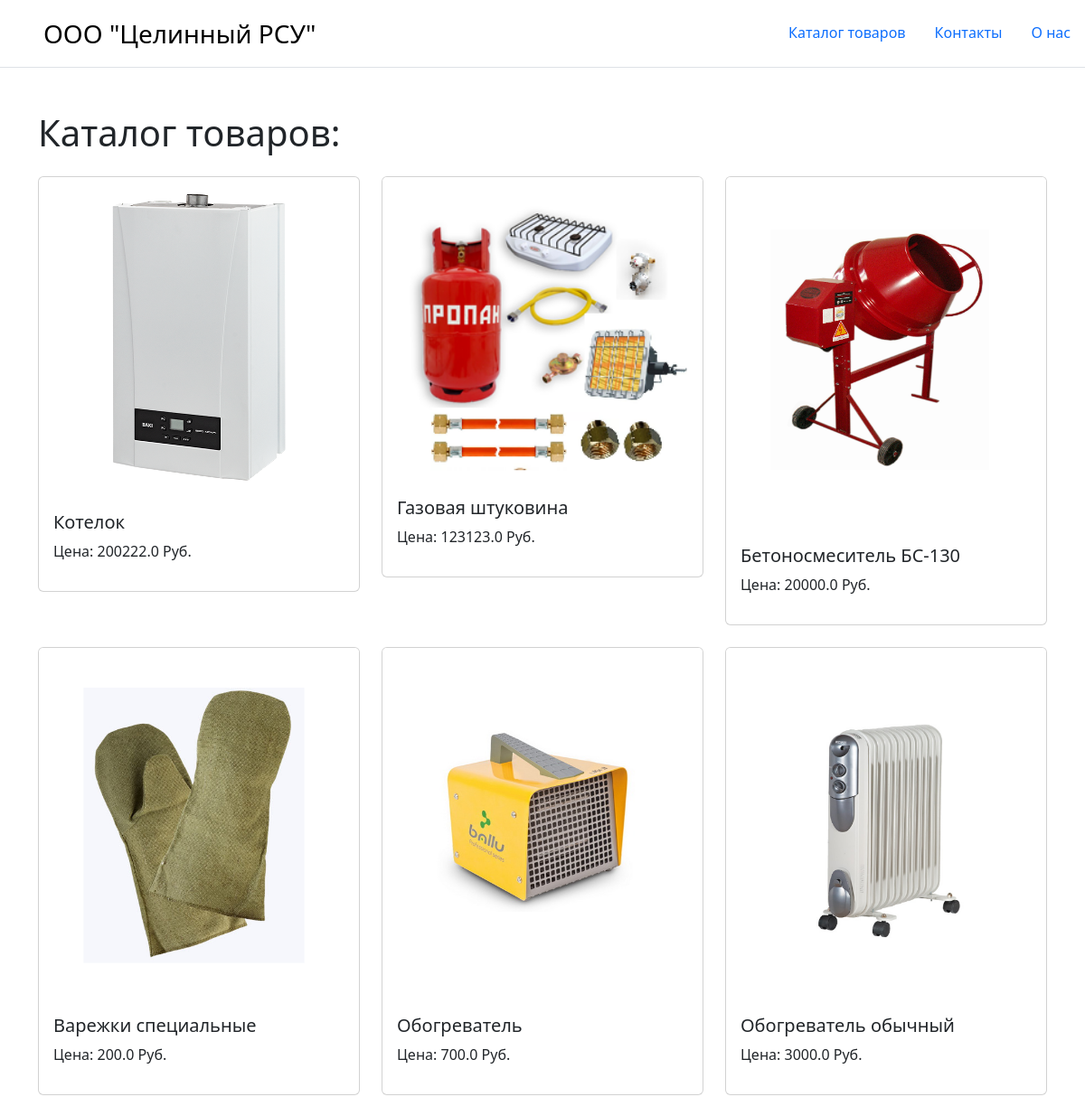
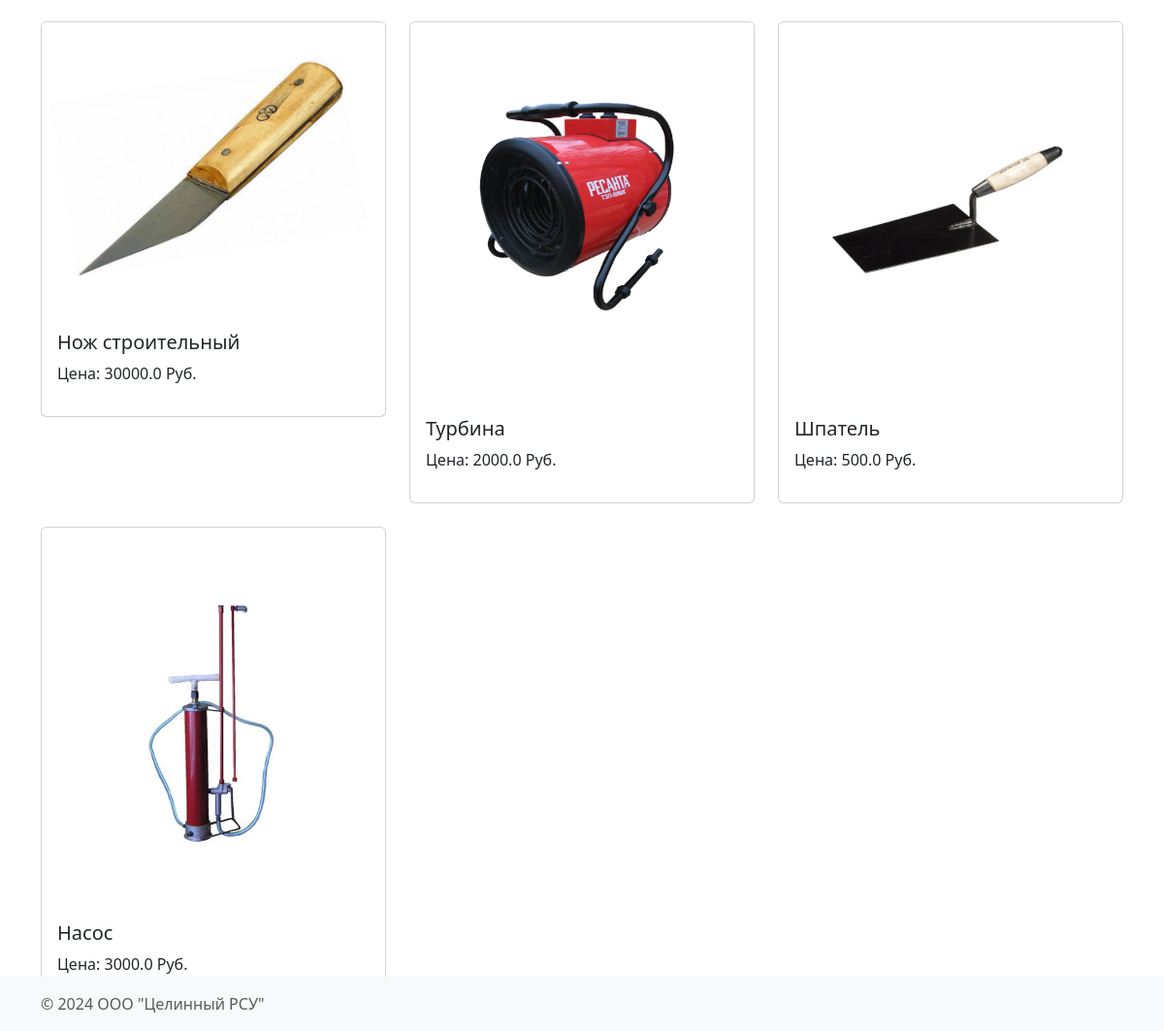
/catalog, run on the app's committed database (2 pictures, top to bottom).
### app.py (models this page shows)
class Product(db.Model):
    id = db.Column(db.Integer, primary_key=True)
    title = db.Column(db.String(100), nullable=False)
    price = db.Column(db.Float, nullable=False)
    description = db.Column(db.Text)
    image_path = db.Column(db.String(255))

### app.py (the view)
@app.route('/catalog')
def catalog():
    products = Product.query.all()
    return render_template('catalog.html', products=products)

### templates/catalog.html (shortened to what this page needs)
{% extends 'index.html' %}
{% block body %}
<body>
    <div class="container">
        <h1 class="mt-5 mb-4">Каталог товаров:</h1>
        <div class="row">
            {% for product in products %}
            <div class="col-md-4 mb-4">
                <div class="card">
                    <img src="{{ url_for('static', filename='images/products/' + product.image_path) }}" class="card-img-top" alt="{{ product.name }}">
                    <div class="card-body">
                        <h5 class="card-title">{{ product.title }}</h5>
                        <p class="card-text">Цена: {{ product.price }} Руб.</p>
                    </div>
                </div>
            </div>
            {% endfor %}
        </div>
    </div>
</body>
{% endblock %}

### templates/index.html (shortened to what this page needs)
<!DOCTYPE html>
<html>
<head>
    <link rel="stylesheet" href="../static/bootstrap-5.3.3-dist/css/bootstrap.min.css">
    <link rel="stylesheet" href="styles.css">
</head>
<body>
    <header class="d-flex flex-wrap justify-content-center py-3 mb-4 border-bottom">
        <a href="/" class="d-flex align-items-center mb-3 mb-md-0 me-md-auto link-body-emphasis text-decoration-none">
          <svg class="bi me-2" width="40" height="32"><use xlink:href="#bootstrap"></use></svg>
          <span class="fs-3">ООО "Целинный РСУ"</span>
        </a>
        <ul class="nav nav-pills">
          <li class="nav-item"><a href="/catalog" class="nav-link">Каталог товаров</a></li>
          <li class="nav-item"><a href="/contact" class="nav-link">Контакты</a></li>
          <li class="nav-item"><a href="/about" class="nav-link">О нас</a></li>
        </ul>
    </header>
    {% block body %}{% endblock %}
    <footer class="footer mt-auto py-3 bg-body-tertiary fixed-bottom">
      <div class="container">
        <span class="text-body-secondary">© 2024 ООО "Целинный РСУ"</span>
      </div>
    </footer>
</body>
</html>

### data on the page
Product: image_path (picture), title "Котелок", price "200222.0"
Product: image_path (picture), title "Газовая штуковина", price "123123.0"
Product: image_path (picture), title "Бетоносмеситель БС-130", price "20000.0"
Product: image_path (picture), title "Варежки специальные", price "200.0"
Product: image_path (picture), title "Обогреватель", price "700.0"
Product: image_path (picture), title "Обогреватель обычный", price "3000.0"
Product: image_path (picture), title "Нож строительный", price "30000.0"
Product: image_path (picture), title "Турбина", price "2000.0"
Product: image_path (picture), title "Шпатель", price "500.0"
Product: image_path (picture), title "Насос", price "3000.0"
